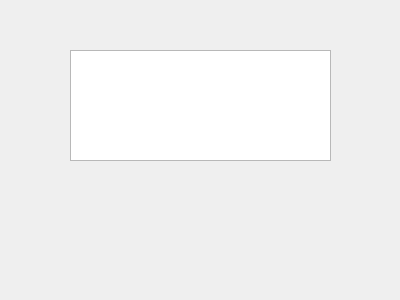
<?xml version="1.0" encoding="UTF-8"?>
<ui version="4.0">
 <class>FenChampDeTexte</class>
 <widget class="QWidget" name="FenChampDeTexte">
  <property name="geometry">
   <rect>
    <x>0</x>
    <y>0</y>
    <width>400</width>
    <height>300</height>
   </rect>
  </property>
  <property name="windowTitle">
   <string>Form</string>
  </property>
  <widget class="QTextEdit" name="textEdit">
   <property name="geometry">
    <rect>
     <x>70</x>
     <y>50</y>
     <width>261</width>
     <height>111</height>
    </rect>
   </property>
   <property name="autoFillBackground">
    <bool>false</bool>
   </property>
  </widget>
 </widget>
 <resources/>
 <connections/>
</ui>
